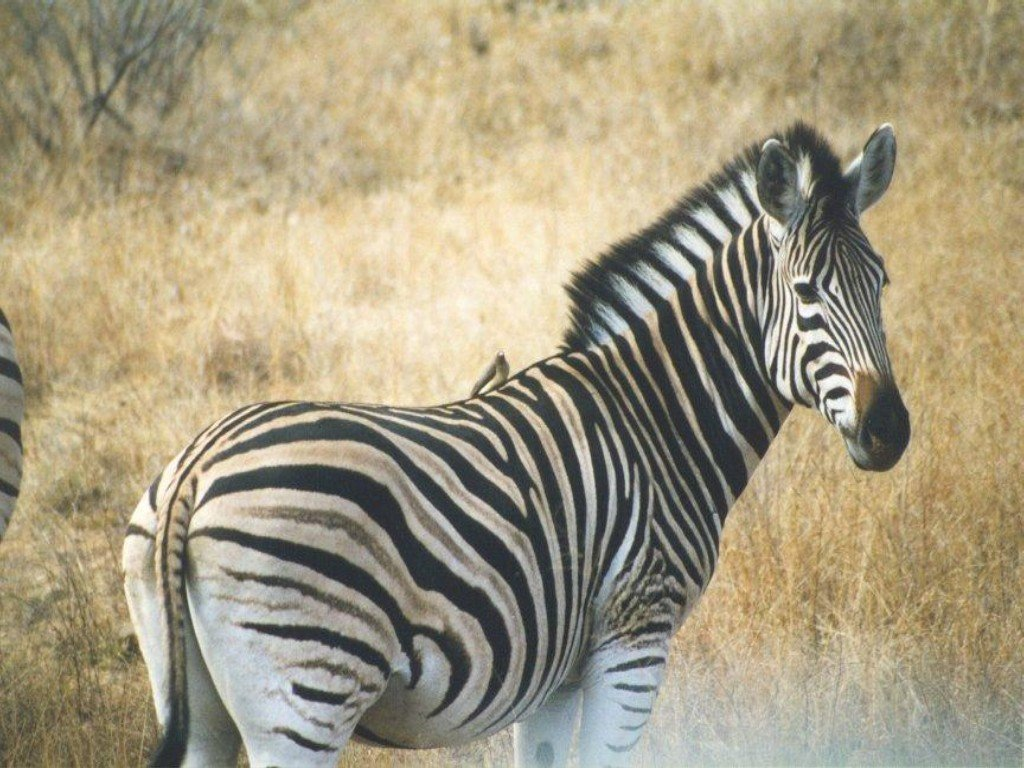
#> input picture MachineLearning/MachineLearning/Clustering/zebra.jpg, 1024 x 768 px
$ jupyter execute plot_GMM.ipynb   (shell and % lines are left out)
#> lines starting #> are read from the running program, lines starting #| are printed output that depends on the picture; after the words box and inside, x2 and y2 are one past the last pixel; in counts of white or black regions, pixels touching at a corner belong together
Segmentation with Gaussian mixture models
=========================================

This example performs a Gaussian mixture model analysis of the image
histogram to find the right thresholds for separating foreground from
background.

[cell 1]
import numpy as np
import matplotlib.pyplot as plt
from sklearn.mixture import GaussianMixture

img = plt.imread("zebra.jpg")[:,:,0] # Taking a single channel
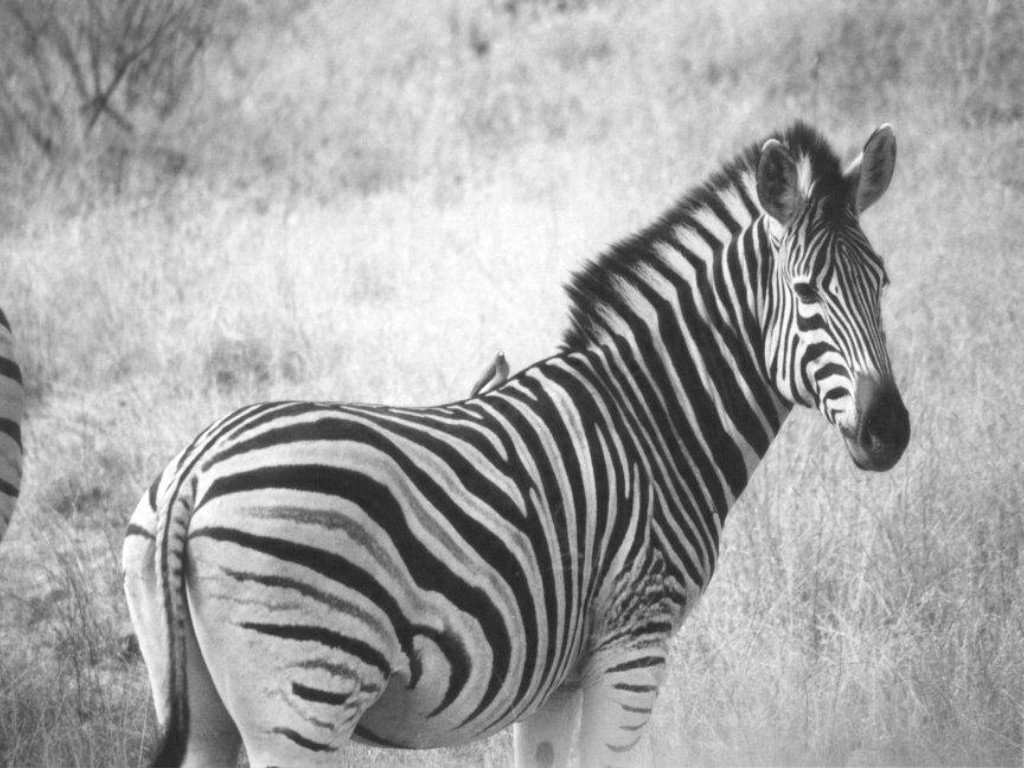
#> img: shape (768, 1024); min 26, max 255, mean 164.9

hist, bin_edges = np.histogram(img, bins=60)
#> hist = 60 values, max 30703 at index 44, min 7 at index 0, mean 13107.2; bin_edges = 61 values from 26 to 255
bin_centers = 0.5*(bin_edges[:-1] + bin_edges[1:])
#> bin_centers = 60 values from 27.91 to 253.1

classif = GaussianMixture(n_components=2)
classif.fit(img.reshape((img.size, 1)))  # converting image to vector

threshold = np.mean(classif.means_)
binary_img = img > threshold
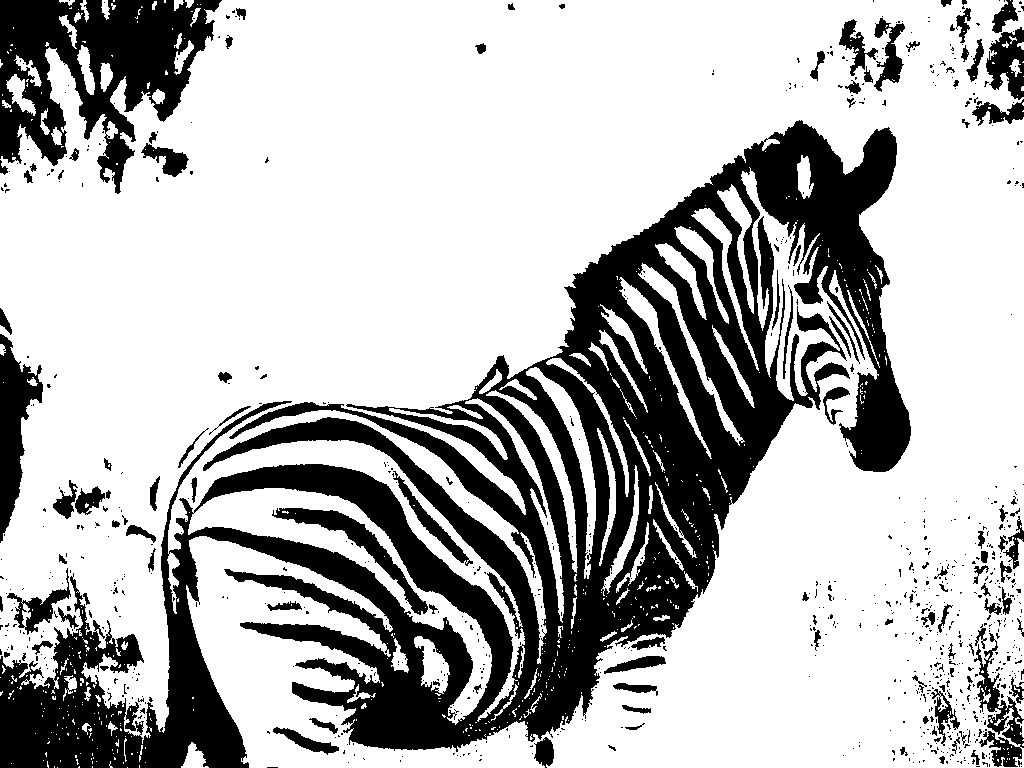
#> binary_img: shape (768, 1024) bool; 71.5% white; 891 black regions (770 under 20 px), largest, box (x1, y1, x2, y2) and area: (0, 120, 911, 768) 172533, (0, 0, 222, 194) 21564, (0, 334, 43, 543) 4256
binary_img

[cell 2]
plt.figure(figsize=(11,4))

plt.subplot(131)
plt.imshow(img,'gray')
plt.subplot(132)
plt.title("Histogram")
plt.plot(bin_centers, hist)
plt.subplot(133)
plt.imshow(binary_img, cmap=plt.cm.gray, interpolation='nearest')
plt.show()
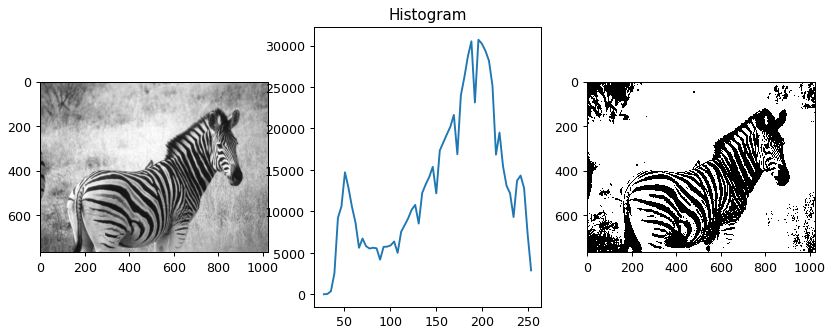
#> figure drawn by matplotlib, 3 panels; panel 2: curve peaks at x = 195.8, y = 30703
